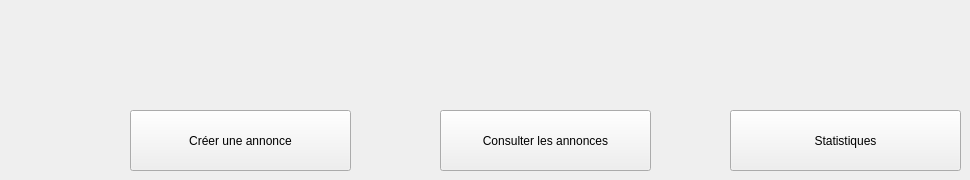
   <widget class="QWidget" name="page_6">
    <widget class="QPushButton" name="pushButton_creerAnnonce">
     <property name="geometry">
      <rect>
       <x>130</x>
       <y>110</y>
       <width>221</width>
       <height>61</height>
      </rect>
     </property>
     <property name="text">
      <string>Créer une annonce</string>
     </property>
    </widget>
    <widget class="QPushButton" name="pushButton_consulterAnnonces">
     <property name="geometry">
      <rect>
       <x>440</x>
       <y>110</y>
       <width>211</width>
       <height>61</height>
      </rect>
     </property>
     <property name="text">
      <string>Consulter les annonces</string>
     </property>
    </widget>
    <widget class="QPushButton" name="pushButton_statAnnonces">
     <property name="geometry">
      <rect>
       <x>730</x>
       <y>110</y>
       <width>231</width>
       <height>61</height>
      </rect>
     </property>
     <property name="text">
      <string>Statistiques</string>
     </property>
    </widget>
    <widget class="QPushButton" name="pushButton_precedentAnnonces">
     <property name="geometry">
      <rect>
       <x>50</x>
       <y>30</y>
       <width>61</width>
       <height>51</height>
      </rect>
     </property>
     <property name="styleSheet">
      <string notr="true">background-color: transparent; border: 0px 
</string>
     </property>
     <property name="text">
      <string/>
     </property>
     <property name="icon">
      <iconset resource="resources.qrc">
       <normaloff>:/new/prefix1/resources/icons8-annuler-48.png</normaloff>:/new/prefix1/resources/icons8-annuler-48.png</iconset>
     </property>
     <property name="iconSize">
      <size>
       <width>80</width>
       <height>80</height>
      </size>
     </property>
    </widget>
   </widget>
